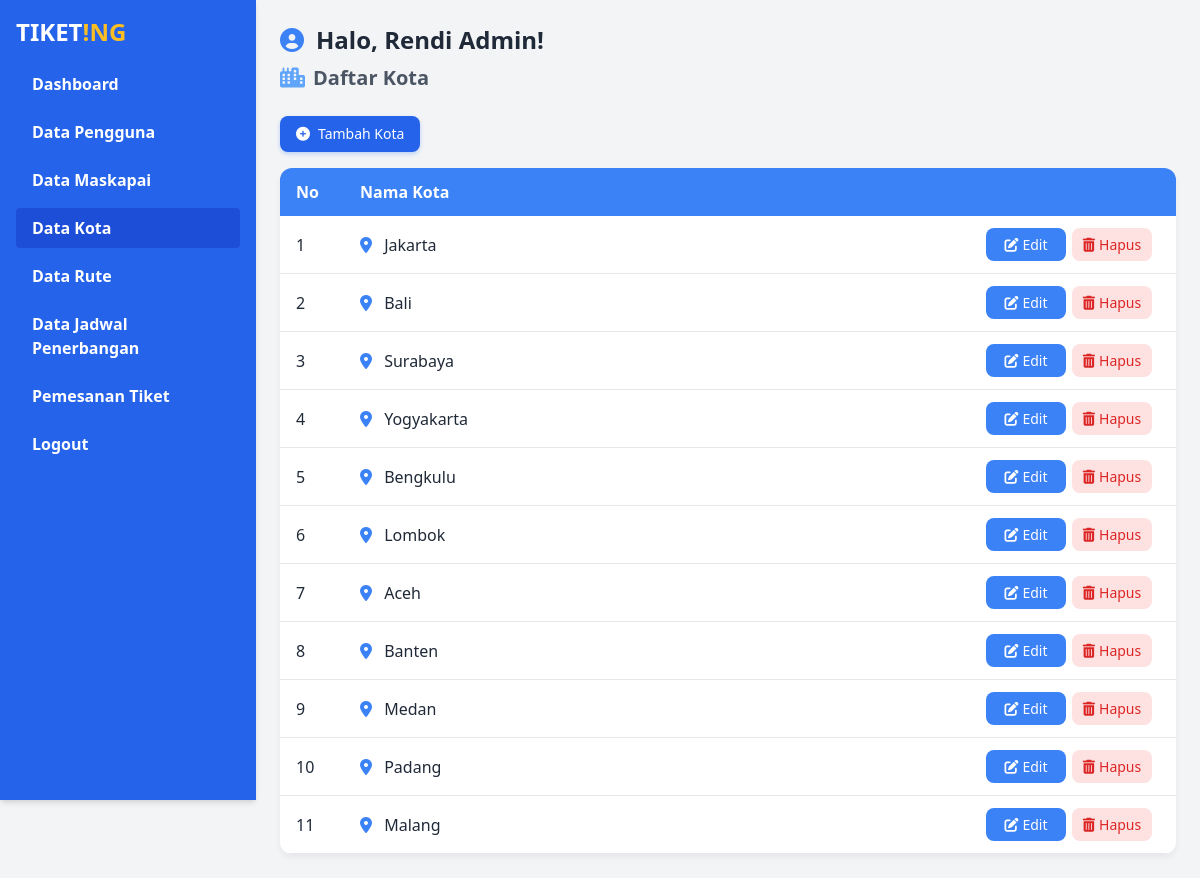
The page /admin/kota/index.php (signed in) on the database its author committed.
### tables this page shows
CREATE TABLE `kota` (
  `id_kota` int NOT NULL,
  `nama_kota` varchar(255) NOT NULL
);

### admin/kota/functions.php (called while the page is built, shortened)
<?php
require '../../koneksi.php';
function query($query){
    global $conn;
    $rows = [];
    $result = mysqli_query($conn, $query);
    while($row = mysqli_fetch_assoc($result)){
        $rows[] = $row;
    }
    return $rows;
}

### admin/kota/index.php (the view, shortened to what this page needs)
<?php
require 'functions.php';
$kota = query("SELECT * FROM kota");
?>
<!DOCTYPE html>
<html lang="en">
<head>
    <link href="https://cdn.jsdelivr.net/npm/tailwindcss@2.2.19/dist/tailwind.min.css" rel="stylesheet">
    <link href="https://cdnjs.cloudflare.com/ajax/libs/font-awesome/6.0.0-beta3/css/all.min.css" rel="stylesheet">
</head>
<body class="flex">
    <?php require '../../layouts/sidebar.php'; ?>
    <div class="flex-1 p-6 animate-slide">
        <div class="mb-6">
            <h1 class="text-2xl font-bold text-gray-800 flex items-center">
                <i class="fas fa-user-circle mr-3 text-blue-500"></i>
                Halo, <?= $_SESSION["nama_lengkap"]; ?>!
            </h1>
            <h2 class="text-xl font-semibold text-gray-600 mt-2 flex items-center">
                <i class="fas fa-city mr-2 text-blue-400"></i>
                Daftar Kota
            </h2>
        </div>
        <div class="flex justify-between items-center mb-4">
            <a href="tambah.php" class="add-btn inline-flex items-center bg-blue-600 text-white px-4 py-2 rounded-lg text-sm">
                <i class="fas fa-plus-circle mr-2"></i>
                Tambah Kota
            </a>
        </div>
        <div class="table-container animate-fade">
            <table class="min-w-full">
                <thead>
                    <tr class="table-header">
                        <th class="w-16">No</th>
                        <th>Nama Kota</th>
                        <th></th>
                    </tr>
                </thead>
                <tbody>
                    <?php $no = 1; ?>
                    <?php foreach ($kota as $data) : ?>
                    <tr class="table-row">
                        <td><?= $no; ?></td>
                        <td class="font-medium">
                            <i class="fas fa-map-marker-alt mr-2 text-blue-500"></i>
                            <?= $data["nama_kota"]; ?>
                        </td>
                        <td>
                            <div class="action-container">
                                <a href="edit.php?id=<?= $data["id_kota"]; ?>"
                                   class="action-btn bg-blue-500 text-white rounded-lg inline-flex items-center justify-center">
                                    <i class="fas fa-edit mr-1"></i>
                                    Edit
                                </a>
                                <a href="hapus.php?id=<?= $data["id_kota"]; ?>"
                                   class="action-btn bg-red-100 text-red-600 rounded-lg inline-flex items-center justify-center"
                                   onClick="return confirmDelete()">
                                    <i class="fas fa-trash-alt mr-1"></i>
                                    Hapus
                                </a>
                            </div>
                        </td>
                    </tr>
                    <?php $no++; ?>
                    <?php endforeach; ?>
                </tbody>
            </table>
        </div>
    </div>
</body>
</html>

### admin/kota/index.php (style rules this page uses)
:root { --primary: #3b82f6; --primary-light: #eff6ff; --dark: #1f2937; --light: #f9fafb; --gray: #6b7280; }
body { background-color: #f3f4f6; color: var(--dark); }
.animate-fade { animation: fadeIn 0.5s ease-out forwards; }
.animate-slide { animation: slideIn 0.6s ease-out forwards; }
.table-container { background: white; border-radius: 12px; overflow: hidden; box-shadow: 0 4px 6px rgba(0, 0, 0, 0.05); }
.table-header { background-color: var(--primary); color: white; }
.table-header th { padding: 12px 16px; font-weight: 600; text-align: left; }
.table-header th:last-child { width: 180px; text-align: right; padding-right: 24px; }
.table-row { transition: all 0.2s ease; border-bottom: 1px solid #e5e7eb; }
.table-row td { padding: 12px 16px; vertical-align: middle; }
.table-row td:last-child { text-align: right; padding-right: 24px; }
.action-container { display: flex; justify-content: flex-end; gap: 6px; }
.action-btn { transition: all 0.2s ease; width: 80px; text-align: center; padding: 6px 8px; font-size: 14px; }
.add-btn { transition: all 0.3s ease; box-shadow: 0 2px 4px rgba(59, 130, 246, 0.3); }

### rows shown on the page
kota: nama_kota "Jakarta"
kota: nama_kota "Bali"
kota: nama_kota "Surabaya"
kota: nama_kota "Yogyakarta"
kota: nama_kota "Bengkulu"
kota: nama_kota "Lombok"
kota: nama_kota "Aceh"
kota: nama_kota "Banten"
kota: nama_kota "Medan"
kota: nama_kota "Padang"
kota: nama_kota "Malang"

### other values the page prints
$_SESSION["nama_lengkap"] "Rendi Admin"
